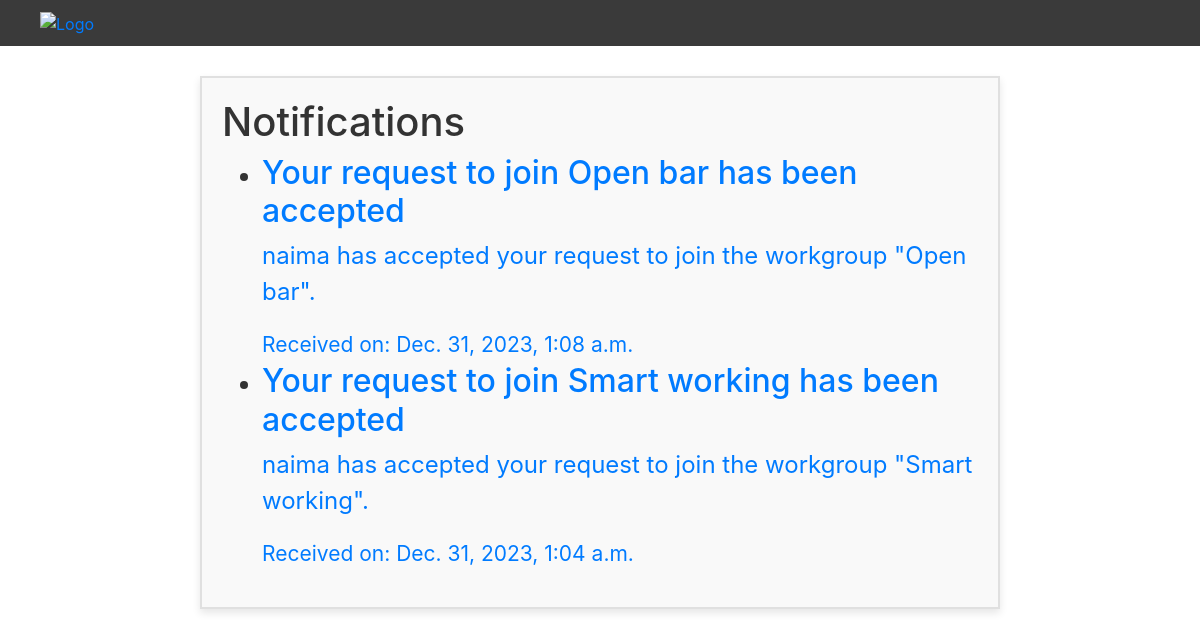
The app's page /en/notifications/ (signed in) with its own data.
### mentoring_app/models.py (models this page shows, shortened)
class Notification(models.Model):
    recipient = models.ForeignKey(settings.AUTH_USER_MODEL, on_delete=models.CASCADE, related_name='notifications')
    sender = models.ForeignKey(settings.AUTH_USER_MODEL, on_delete=models.CASCADE, null=True, related_name='sent_notifications')
    workgroup = models.ForeignKey('workgroup.WorkGroup', on_delete=models.SET_NULL, null=True, blank=True)
    title = models.CharField(max_length=255)
    body = models.TextField()
    read = models.BooleanField(default=False)
    created_at = models.DateTimeField(auto_now_add=True)
    TYPE_CHOICES = (
        ('invitation', 'Invitation'),
        ('join_request', 'Join Request'),
    )
    type = models.CharField(max_length=20, choices=TYPE_CHOICES, default='invitation')

### mentoring_app/views.py (the view)
# urls.py: path('notifications/', views.all_notifications, name='all_notifications'),
def all_notifications(request):
    if request.user.is_authenticated:
        notifications = Notification.objects.filter(recipient=request.user).order_by('-created_at')
        return render(request, 'all_notifications.html', {'notifications': notifications})
    else:
        return redirect('login')

### templates/all_notifications.html (shortened to what this page needs)
{% include "base_site.html" %}
{% load i18n %}
{% load static %}
{% block navbar %}
    {% include 'nav_home.html' %}
{% endblock %}
{% block content %}
    <div class="notification-container">
        <h1>{% trans 'Notifications' %}</h1>
        <ul class="notification-list">
            {% for notification in notifications %}
                <li>
                    <a href="{% url 'notification_detail' notification.id %}">
                        <h2>{{ notification.title }}</h2>
                        <p>{{ notification.body }}</p>
                        <small>{% trans 'Received on: '%}{{ notification.created_at }}</small>
                    </a>
                </li>
            {% empty %}
                <p>{% trans 'No notifications.' %}</p>
            {% endfor %}
        </ul>
    </div>
{% endblock %}

### static/css/settings.css (style rules this page uses)
body.light-mode { --background-color: #fff; --text-color: #333; --button-bg-color: #007bff; --button-text-color: #fff; }
body { background-color: var(--background-color); color: var(--text-color); }

### templates/all_notifications.html (style rules this page uses)
.notification-container { width: 100%; max-width: 800px; margin: 30px auto; padding: 20px; border: 2px solid #e0e0e0; background-color: #f9f9f9; box-shadow: 0 4px 8px rgba(0,0,0,0.1); overflow: auto; font-size: 1.5em; }

### records on screen
Notification: title "Your request to join Open bar has been accepted", body "naima has accepted your request to join the workgroup \"Open bar\".", created_at "Dec. 31, 2023, 1:08 a.m."
Notification: title "Your request to join Smart working has been accepted", body "naima has accepted your request to join the workgroup \"Smart working\".", created_at "Dec. 31, 2023, 1:04 a.m."
